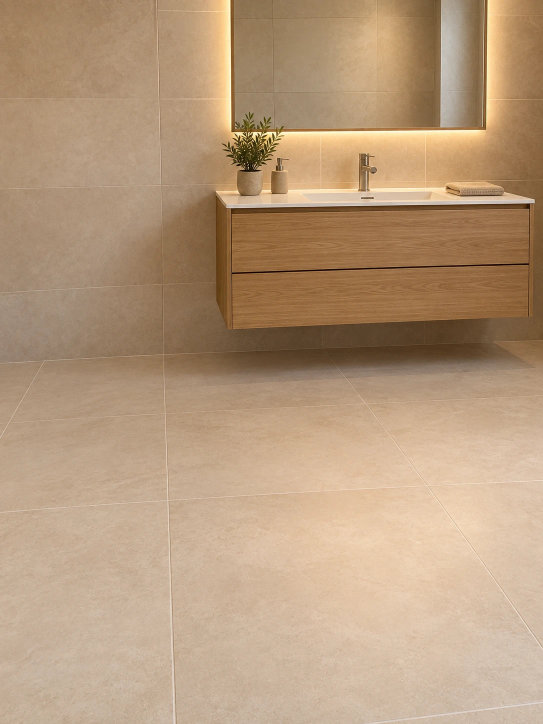
#> input picture campaigns/rpt-30s-cantiere/photos/concepts/01_concept_bathroom.webp, 1086 x 1448 px (shown at 1/2 size)
$ python -i render_reel.py   (imports and definitions only)
#> lines starting #> are read from the running program, lines starting #| are printed output that depends on the picture
"""Render the 40s 9:16 Reel for Ristrutturare Per Te.

Full-screen vertical photos (assets/*.png, 1520x2688) with the brand layout from the
static key visual: headline top-left, logo top-right, yellow accents, Plus Jakarta Sans.
All cuts and text reveals sit on the voice-over timeline in
reels/reel-40s-esigenze-budget-tempi.md.

Usage:
  python3 render_reel.py <assets_dir> <fonts_dir> <out.mp4> [--vo <dir with vo1..vo8.mp3>] [--music <file>]
"""
import argparse
import os
import subprocess
import tempfile

import imageio_ffmpeg
from PIL import Image, ImageChops, ImageDraw, ImageFont

ap = argparse.ArgumentParser()
# [6 lines not run here, left out]

# [1 line that did not run here, left out]
W, H, FPS, DUR = 1080, 1920, 30, 40.0

YELLOW = (245, 190, 30)
BLACK = (20, 20, 20)
GREY = (242, 242, 240)
MID = (90, 90, 90)


def font(weight, size):
    return ImageFont.truetype(f"{ARGS.fonts}/plus-jakarta-sans-latin-{weight}-normal.woff", size)


# [1 line that did not run here, left out]
# [1 line that did not run here, left out]
# [1 line that did not run here, left out]
# [1 line that did not run here, left out]
# [1 line that did not run here, left out]
# [1 line that did not run here, left out]


def load(name):
    return Image.open(f"{ARGS.assets}/{name}").convert("RGB")


# [11 lines not run here, left out]


def make_logo():
    src = Image.open(f"{ARGS.assets}/logo.webp").convert("RGB")
    # Key out the near-white background on the darkest channel, keeping anti-aliased edges.
    r, g, b = src.split()
    darkest = ImageChops.darker(ImageChops.darker(r, g), b)
    alpha = darkest.point(lambda v: max(0, min(255, int((250 - v) * 255 / 60))))
    logo = src.copy()
    logo.putalpha(alpha)
    return logo.crop(alpha.getbbox())


# [1 line that did not run here, left out]


def logo_at(width):
    return LOGO.resize((width, round(LOGO.height * width / LOGO.width)), Image.LANCZOS)


# [1 line that did not run here, left out]
# [1 line that did not run here, left out]

# Light scrim at the top so the black headline and the logo always read on photos.
SCRIM = Image.new("RGBA", (W, 820), GREY + (0,))
#> further down, picture is the input picture: PIL image 1086x1448 RGB; mean R, G, B 182.7, 154, 124.3
_sd = ImageDraw.Draw(SCRIM)
# [3 lines not run here, left out]


def ease(x):
    x = max(0.0, min(1.0, x))
    return 1 - (1 - x) ** 3


# [12 lines left out: function frame_of, not called in this run]


def cool(img):
    """Colder, slightly desaturated grade for the 'before' shots."""
    rgb = img.convert("RGB")
    rgb = Image.blend(rgb, rgb.convert("L").convert("RGB"), 0.3)
    r, g, b = rgb.split()
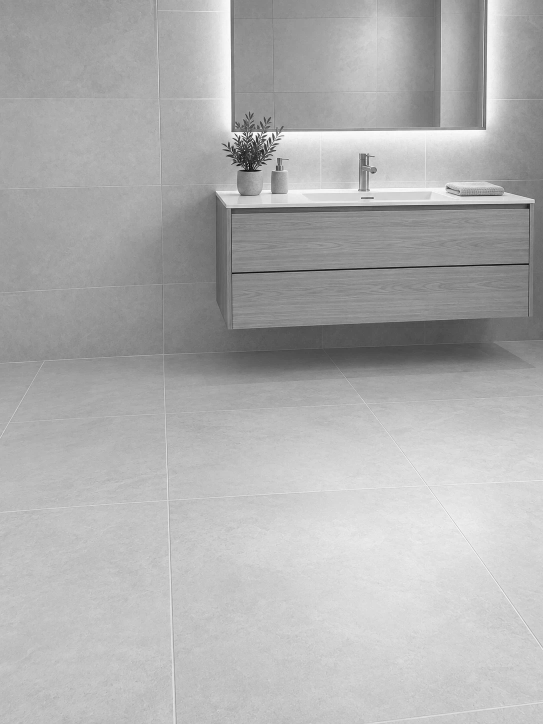
#> r: PIL image 1086x1448 L (shown at 1/2 size); min 3, max 254, mean 175.2
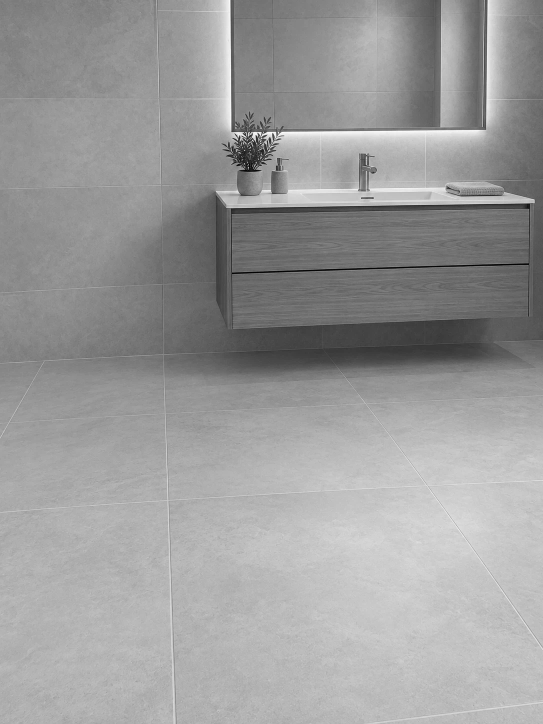
#> g: PIL image 1086x1448 L (shown at 1/2 size); min 0, max 254, mean 155.1
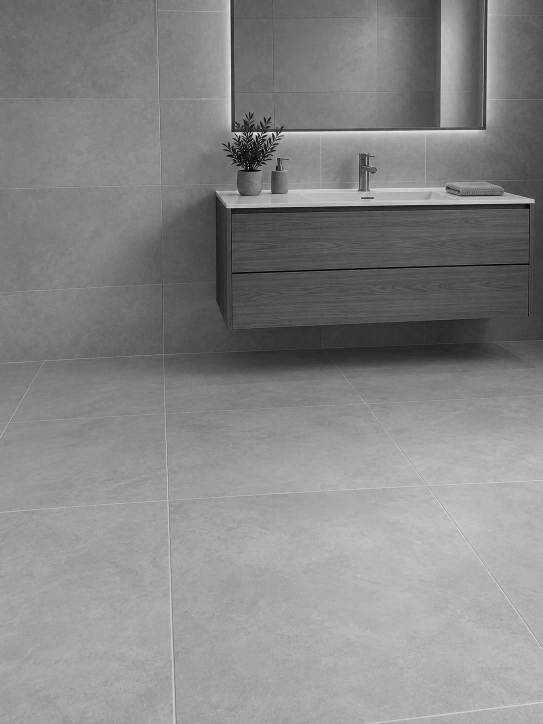
#> b: PIL image 1086x1448 L (shown at 1/2 size); min 0, max 238, mean 134.4
    rgb = Image.merge("RGB", (r.point(lambda v: v * 0.95), g, b.point(lambda v: min(255, v * 1.05 + 5))))
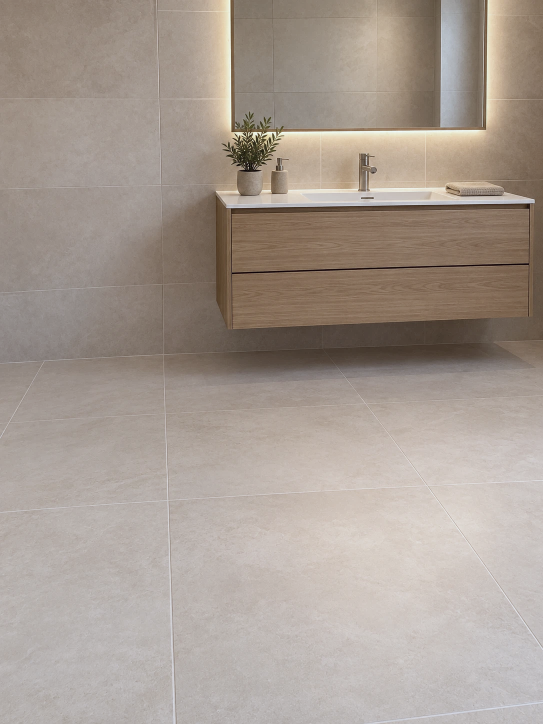
#> rgb: PIL image 1086x1448 RGB (shown at 1/2 size); mean R, G, B 166.4, 155.1, 146.1
    return rgb.convert("RGBA")


PUNCT = ".,?:"


def tight_len(text, fnt):
    return fnt.getlength(text) - sum(fnt.size * 0.1 for ch in text if ch in PUNCT)


# [68 lines left out: functions draw_tight, headline, pill_label, disclaimer, tape, not called in this run]


def photo(frame, img):
    frame.alpha_composite(img)
    frame.alpha_composite(SCRIM)


# ---------------------------------------------------------------- scenes

def scene_before(frame, t):  # 1: 0.0-4.6
    photo(frame, cool(frame_of(BEFORE, zoom=1.0 + 0.05 * t / 4.6)))
    headline(frame, "Bagno piccolo?\nDatato? Scomodo?", t, 0.3)


# Three real close-ups of the old bathroom, cut on the beat with a short crossfade.
# [1 line that did not run here, left out]


# [10 lines left out: function scene_disagi, not called in this run]


def scene_piastrelle(frame, t):  # 3: 8.8-12.6
    photo(frame, frame_of(CAMPIONI, zoom=1.0 + 0.05 * (t - 8.8) / 3.8))
    headline(frame, "Non partire\ndalle piastrelle.", t, 9.0)


WORDS = [("Esigenze", 13.9), ("Budget", 14.9), ("Tempi", 16.2)]


# [16 lines left out: function scene_esigenze, not called in this run]


def scene_misura(frame, t):  # 5: 17.4-22.0
    photo(frame, frame_of(SOPRALLUOGO, zoom=1.0 + 0.05 * (t - 17.4) / 4.6))
    headline(frame, "Prima\nascoltiamo.\nPoi misuriamo.", t, 17.6)


# [1 line that did not run here, left out]


# [21 lines left out: functions scene_fasi, scene_risultato, not called in this run]


PANEL_Y, PANEL_H = 880, 560
# [1 line that did not run here, left out]
# [1 line that did not run here, left out]
# [1 line that did not run here, left out]


# [40 lines left out: function scene_cta, not called in this run]


SCENES = [(0.0, scene_before), (4.6, scene_disagi), (8.8, scene_piastrelle), (12.6, scene_esigenze),
          (17.4, scene_misura), (22.0, scene_fasi), (28.4, scene_risultato), (33.6, scene_cta)]


# [14 lines left out: function render, not called in this run]


# Voice-over clip start times (seconds), one clip per scene.
VO_STARTS = [0.3, 4.8, 9.0, 12.9, 17.6, 22.3, 28.8, 34.2]


# [41 lines left out: functions mix_audio, main, not called in this run]


# [2 lines not run here, left out]

>>> from PIL import Image
>>> picture = Image.open('../../campaigns/rpt-30s-cantiere/photos/concepts/01_concept_bathroom.webp')
>>> result = cool(picture)

$ run again, on campaigns/rpt-30s-cantiere/photos/concepts/03_concept_staircase_portal.webp
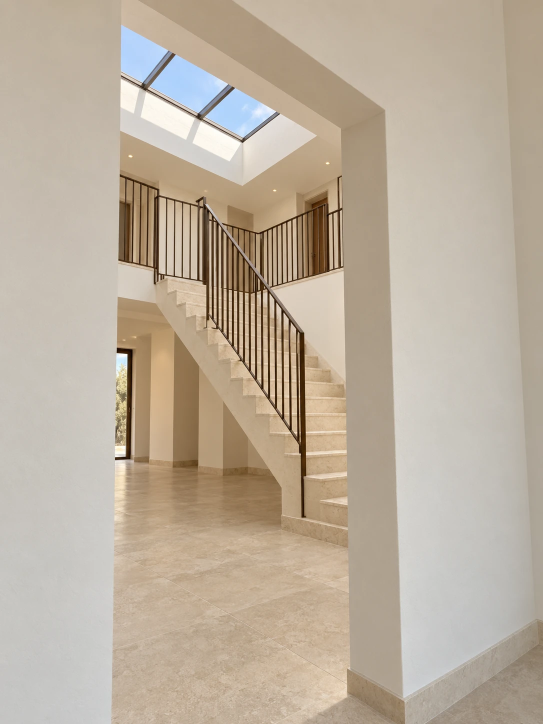
#> input picture campaigns/rpt-30s-cantiere/photos/concepts/03_concept_staircase_portal.webp, 1086 x 1448 px (shown at 1/2 size)
#> picture is the input picture: PIL image 1086x1448 RGB; mean R, G, B 187.5, 174.4, 157.3
#> in cool, `r, g, b = rgb.split()`:
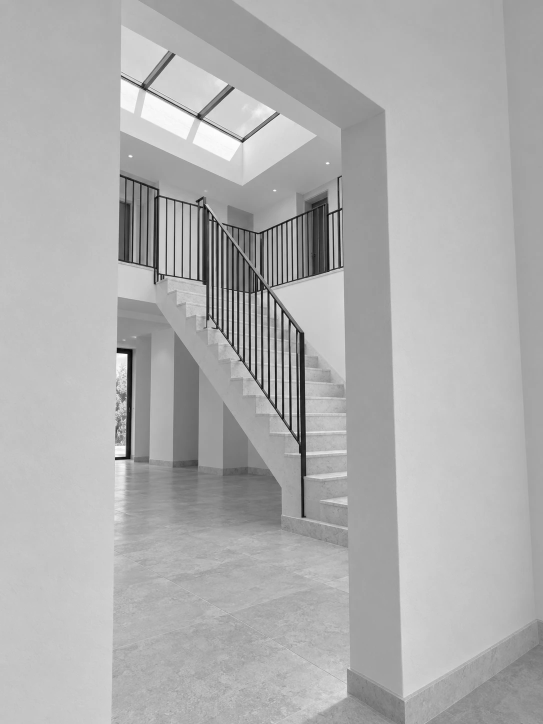
#> g: PIL image 1086x1448 L (shown at 1/2 size); min 0, max 255, mean 174.6
#> in cool, `r, g, b = rgb.split()`:
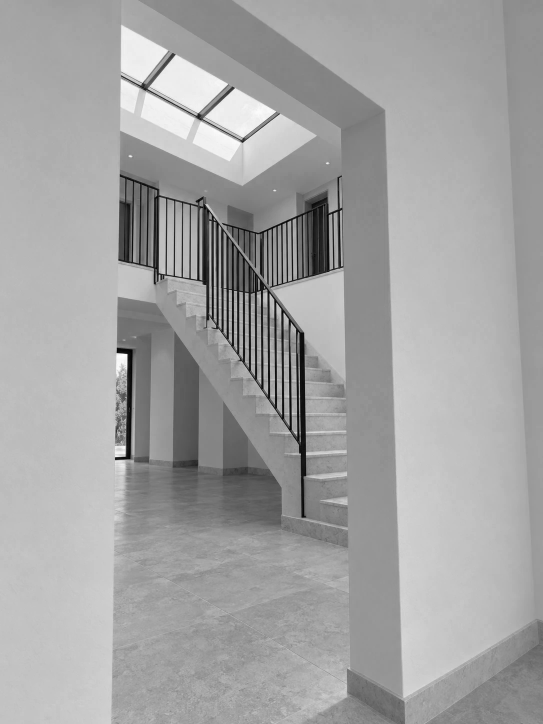
#> b: PIL image 1086x1448 L (shown at 1/2 size); min 0, max 254, mean 162.7

$ run again, on campaigns/rpt-30s-cantiere/photos/concepts/04_concept_staircase_wide.webp
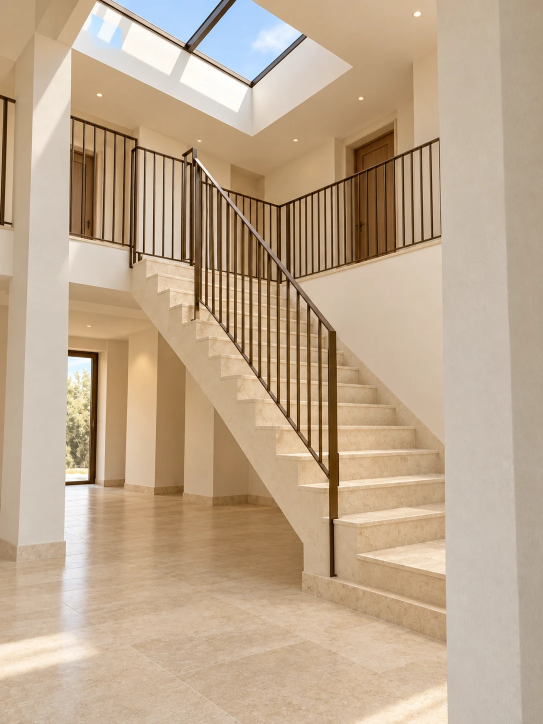
#> input picture campaigns/rpt-30s-cantiere/photos/concepts/04_concept_staircase_wide.webp, 1086 x 1448 px (shown at 1/2 size)
#> picture is the input picture: PIL image 1086x1448 RGB; mean R, G, B 190.4, 168, 142.4
#> in cool, `r, g, b = rgb.split()`:
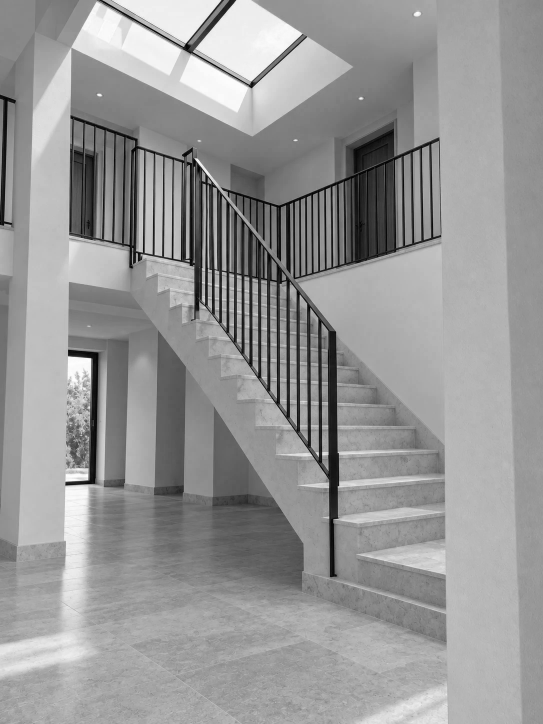
#> b: PIL image 1086x1448 L (shown at 1/2 size); min 0, max 255, mean 150.8
#> in cool, `rgb = Image.merge("RGB", (r.point(lambda v: v * 0.95), g, b.point(lamb..`:
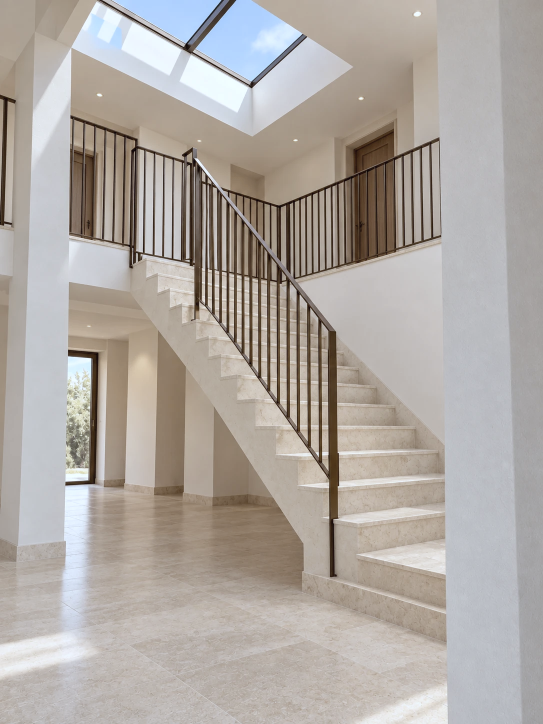
#> rgb: PIL image 1086x1448 RGB (shown at 1/2 size); mean R, G, B 175.1, 168.6, 163.2
